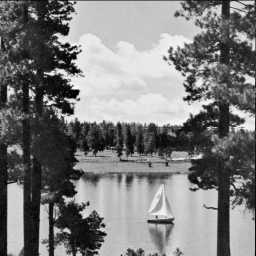
#> input picture DatasetImages/boat.pgm, 256 x 256 px, found by its file name
$ python 'Q_3_1 median filtering.py'
#> lines starting #> are read from the running program, lines starting #| are printed output that depends on the picture

#import all the libraries here
from PIL import Image # library for importing Image
import numpy as np    # library for math operations
import matplotlib.pyplot as plt # library for displaying the image


# define function to import image

def importImage(imagePath):

    """ this function takes in the image path as input and returns the image in array format """
    image = Image.open(imagePath)
#> image is the input picture: PIL image 256x256 L; min 0, max 246, mean 124.3
    image = np.array(image) # convert opened Image to numpy array
    return image  # returns the numpy array of image


import numpy as np

def salt_and_pepper_noise(image, total_noise_prob):
#> called with total_noise_prob = 0.3
    noisy_image = np.copy(image)
    total_pixels = image.size
#> total_pixels = 65536

    # Calculate the number of white (salt) and black (pepper) pixels
    num_salt = int(total_pixels * total_noise_prob / 2)
#> num_salt = 9830
    num_pepper = int(total_pixels * total_noise_prob / 2)
#> num_pepper = 9830

    # Add salt noise (white pixels)
    salt_coordinates = [np.random.randint(0, i - 1, num_salt) for i in image.shape]
    noisy_image[salt_coordinates[0], salt_coordinates[1]] = 255

    # Add pepper noise (black pixels)
    pepper_coordinates = [np.random.randint(0, i - 1, num_pepper) for i in image.shape]
    noisy_image[pepper_coordinates[0], pepper_coordinates[1]] = 0
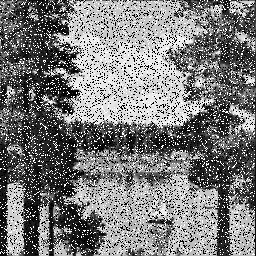
#> noisy_image: shape (256, 256); min 0, max 255, mean 122.6

    return noisy_image


def pad_matrix(matrix):
    # Get the dimensions of the original matrix
    original_rows, original_cols = len(matrix), len(matrix[0])
#> original_rows = 256; original_cols = 256

    # Calculate the new dimensions after padding
    padded_rows, padded_cols = original_rows + 2, original_cols + 2  # 2 pixels on each side
#> padded_rows = 258; padded_cols = 258

    # Create a new matrix filled with zeros
    padded_matrix = [[0 for _ in range(padded_cols)] for _ in range(padded_rows)]

    # Copy the original matrix into the center of the padded matrix
    for i in range(original_rows):
        for j in range(original_cols):
            padded_matrix[i + 1][j + 1] = matrix[i][j]
#> after the loop, padded_matrix = 258 items
    padded_matrix = np.array(padded_matrix)
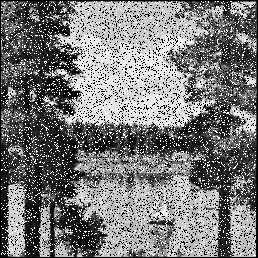
#> padded_matrix: shape (258, 258) int64; min 0, max 255, mean 120.7
    return padded_matrix


def medianFiltering(image, filter_size):

    # Create a 7x7 median filter array
#> called with filter_size = 7
    median_filter = np.zeros((filter_size, filter_size), dtype=np.uint8)
    median_filter[filter_size // 2, filter_size // 2] = 1
    template = median_filter
    img_height, img_width = image.shape
#> img_height = 258; img_width = 258
    template_height, template_width = template.shape

    # Initialize a result matrix to store match scores
    result = np.zeros((img_height - template_height + 1, img_width - template_width + 1))

    # Perform template matching
    for y in range(img_height - template_height + 1):
        for x in range(img_width - template_width + 1):
            # Extract a region from the image to compare with the template
            region = image[y:y + template_height, x:x + template_width]
            # Calculate the sum of squared differences (SSD) as the match score
            median_value = np.median(region)
            result[y, x] = median_value

    return result


def averageFiltering(image, filter_size):

    # Create a 7x7 median filter array
#> called with filter_size = 7
    median_filter = np.zeros((filter_size, filter_size), dtype=np.uint8)
    median_filter[filter_size // 2, filter_size // 2] = 1
    template = median_filter
    img_height, img_width = image.shape
#> img_height = 258; img_width = 258
    template_height, template_width = template.shape

    # Initialize a result matrix to store match scores
    result = np.zeros((img_height - template_height + 1, img_width - template_width + 1))

    # Perform template matching
    for y in range(img_height - template_height + 1):
        for x in range(img_width - template_width + 1):
            # Extract a region from the image to compare with the template
            region = image[y:y + template_height, x:x + template_width]
            # Calculate the sum of squared differences (SSD) as the match score
            mean_value = np.mean(region)
            result[y, x] = mean_value
#> call 2 of salt_and_pepper_noise, with total_noise_prob = 0.5
#> in salt_and_pepper_noise (call 2), `noisy_image[pepper_coordinates[0], pepper_coordinates[1]] = 0`:
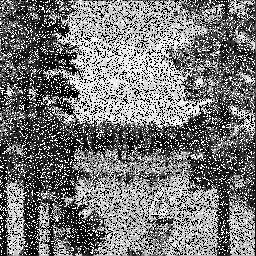
#> noisy_image: shape (256, 256); min 0, max 255, mean 119.6
#> in pad_matrix (call 2), `padded_matrix = np.array(padded_matrix)`:
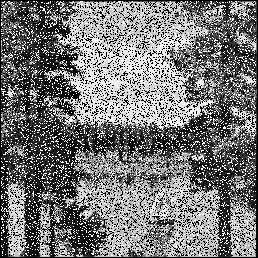
#> padded_matrix: shape (258, 258) int64; min 0, max 255, mean 117.7
#> call 3 of averageFiltering, with filter_size = 7
#> after the loop in averageFiltering (call 3), `for y in range(img_height - template_height + 1):`:
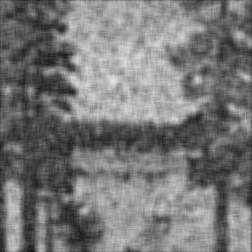
#> result: shape (252, 252) float64; min 19.47, max 230.5, mean 119.9
#> call 4 of medianFiltering, with filter_size = 15
#> after the loop in medianFiltering (call 4), `for y in range(img_height - template_height + 1):`:
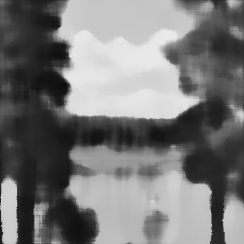
#> result: shape (244, 244) float64; min 13, max 235, mean 119.7
#> call 4 of averageFiltering, with filter_size = 15
#> after the loop in averageFiltering (call 4), `for y in range(img_height - template_height + 1):`:
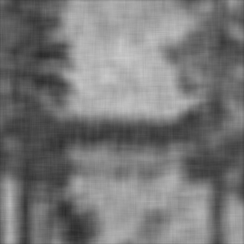
#> result: shape (244, 244) float64; min 42.93, max 201.8, mean 120.4

    return result


def plotting(image):

    # Plot the first image on the left subplot
    plt.imshow(image, cmap='gray')


# define function to plot the image

def plottingNoisy(orignalImage1,noisy1, noisy2):


    # Create subplots with 1 row and 2 columns
    fig, axes = plt.subplots(1, 3, figsize=(11,11))

    axes[0].imshow(orignalImage1, cmap='gray')
    axes[0].set_title('Orignal Image')

    axes[1].imshow(noisy1, cmap='gray')
    axes[1].set_title('Noisy image with X=30')

    axes[2].imshow(noisy2, cmap='gray')
    axes[2].set_title('Noisy image with X=50')

    # Adjust spacing between subplots
    plt.tight_layout()

    # Show the plot
    plt.show()


# define function to plot the image

def plottingAll(noisy1, filteredImg7_30, filteredImg15_30, noisy2, filteredImg7_50, filteredImg15_50):


    # Create subplots with 1 row and 2 columns
    fig, axes = plt.subplots(2, 3, figsize=(11,11))

    axes[0,0].imshow(noisy1, cmap='gray')
    axes[0,0].set_title('Noisy image X=30')

    axes[0,1].imshow(filteredImg7_30, cmap='gray')
    axes[0,1].set_title('Filter 7x7')

    axes[0,2].imshow(filteredImg15_30, cmap='gray')
    axes[0,2].set_title('Filter 15x15')

    axes[1,0].imshow(noisy2, cmap='gray')
    axes[1,0].set_title('Noisy image X=50')

    axes[1,1].imshow(filteredImg7_50, cmap='gray')
    axes[1,1].set_title('Filter 7x7')

    axes[1,2].imshow(filteredImg15_50, cmap='gray')
    axes[1,2].set_title('Filter 15x15')


    # Adjust spacing between subplots
    plt.tight_layout()

    # Show the plot
    plt.show()


imagePath = '/home/pratik/courses/674/program/database/pgm/boat.pgm'
image= importImage(imagePath)


salt_prob = 0.30
filter_size = 7

noisyImage1 = salt_and_pepper_noise(image, salt_prob)
paddedImage = pad_matrix(noisyImage1)


filteredImage7_30 = medianFiltering(paddedImage, filter_size)
avgFilteredImage7_30 = averageFiltering(paddedImage, filter_size)

filter_size = 15
filteredImage15_30 = medianFiltering(paddedImage, filter_size)
avgFilteredImage15_30 = averageFiltering(paddedImage, filter_size)


salt_prob  = 0.50
filter_size = 7
noisyImage2 = salt_and_pepper_noise(image, salt_prob)
paddedImage = pad_matrix(noisyImage2)


filteredImage7_50 = medianFiltering(paddedImage, filter_size)
avgFilteredImage7_50 = averageFiltering(paddedImage, filter_size)


filter_size = 15
filteredImage15_50 = medianFiltering(paddedImage, filter_size)
avgFilteredImage15_50 = averageFiltering(paddedImage, filter_size)

print("orignal Image")
plotting(image)
print("Noisy Image")
plottingNoisy(image,noisyImage1,noisyImage2)
print("median filtered Image")
plottingAll(noisyImage1, filteredImage7_30, filteredImage15_30,noisyImage2, filteredImage7_50, filteredImage15_50)

print("average filtered Image")
plottingAll(noisyImage1, avgFilteredImage7_30, avgFilteredImage15_30,noisyImage2, avgFilteredImage7_50, avgFilteredImage15_50)
